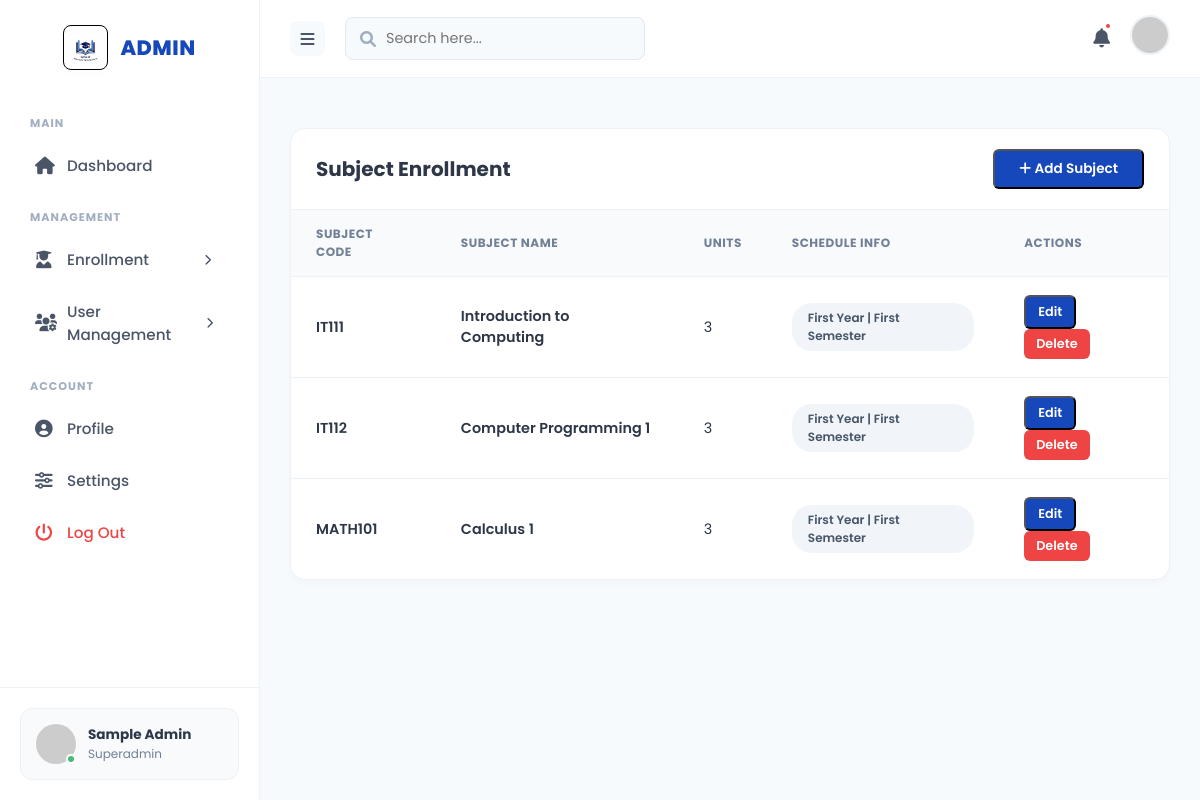
Screenshot of /Admin/Module/Subject-Enrollment.php (signed in) with the database file from the repository.
### tables this page shows
CREATE TABLE IF NOT EXISTS subjects (
    subjectId INT AUTO_INCREMENT PRIMARY KEY,
    subject_code VARCHAR(20) NOT NULL UNIQUE,
    subject_name VARCHAR(255) NOT NULL,
    units INT NOT NULL,
    year_level VARCHAR(50),
    semester VARCHAR(20)
);

### Admin/Module/Subject-Enrollment.php (the view, shortened to what this page needs)
<?php
require_once '../../Database/config.php';
try {
    $stmt = $pdo->query("SELECT * FROM subjects ORDER BY year_level, semester");
    $subjects = $stmt->fetchAll();
} catch (PDOException $e) {
    $subjects = [];
}
?>
<!DOCTYPE html>
<html lang="en">
<head>
    <link rel="stylesheet" href="https://cdnjs.cloudflare.com/ajax/libs/font-awesome/6.0.0/css/all.min.css">
    <link rel="stylesheet" href="../assets/admin.css">
</head>
<body>
    <?php include '../Components/Side-bar.php'; ?>
    <div class="main-wrapper">
        <?php include '../Components/Head-bar.php'; ?>
        <div class="content-area">
            <div class="table-container">
                <div class="table-header">
                    <h2>Subject Enrollment</h2>
                    <button class="btn-view" id="btnAddSubject"><i class="fas fa-plus"></i> Add Subject</button>
                </div>
                <div class="table-responsive">
                    <table>
                        <thead>
                            <tr>
                                <th>Subject Code</th>
                                <th>Subject Name</th>
                                <th>Units</th>
                                <th>Schedule Info</th>
                                <th>Actions</th>
                            </tr>
                        </thead>
                        <tbody>
                            <?php foreach ($subjects as $subject): ?>
                                <tr>
                                    <td class="ref-code"><?php echo htmlspecialchars($subject->subject_code); ?></td>
                                    <td class="student-name"><?php echo htmlspecialchars($subject->subject_name); ?></td>
                                    <td><?php echo htmlspecialchars($subject->units); ?></td>
                                    <td><span class="status-badge"
                                            style="background:#f1f5f9; color:#475569;"><?php echo htmlspecialchars($subject->year_level . " | " . $subject->semester); ?></span>
                                    </td>
                                    <td>
                                        <button class="btn-view" style="padding: 6px 12px; font-size: 0.8rem;"
                                            onclick='openEditModal(<?php echo json_encode($subject); ?>)'>Edit</button>
                                        <button class="btn-reject" style="padding: 6px 12px; font-size: 0.8rem;"
                                            onclick="confirmDelete(<?php echo $subject->subjectId; ?>)">Delete</button>
                                    </td>
                                </tr>
                            <?php endforeach; ?>
                        </tbody>
                    </table>
                </div>
            </div>
        </div>
    </div>
</body>
</html>

### Admin/Components/Side-bar.php (shortened to what this page needs)
<?php
$current_page = basename($_SERVER['PHP_SELF']);
?>
<div class="sidebar">
    <div class="sidebar-brand">
        <a href="/sms/Admin/Dashboard.php" class="brand-wrapper">
            <img src="/sms/Assets/image/logo.png" alt="Logo" class="sidebar-logo">
            <h2>Admin</h2>
        </a>
    </div>
    <div class="sidebar-menu">
        <p class="menu-label">MAIN</p>
        <ul>
            <li class="<?php echo ($current_page == 'Dashboard.php') ? 'active' : ''; ?>">
                <a href="/sms/Admin/Dashboard.php"><i class="fas fa-home"></i> <span>Dashboard</span></a>
            </li>
        </ul>
        <p class="menu-label">MANAGEMENT</p>
        <ul>
            <li class="has-dropdown <?php echo ($current_page == 'Enrollment.php') ? 'active open' : ''; ?>">
                <a href="javascript:void(0)" class="dropdown-toggle">
                    <i class="fas fa-user-graduate"></i>
                    <span>Enrollment</span>
                    <i class="fas fa-chevron-right arrow-icon"></i>
                </a>
            </li>
            <li class="has-dropdown <?php echo ($current_page == 'User-Management.php') ? 'active open' : ''; ?>">
                <a href="javascript:void(0)" class="dropdown-toggle">
                    <i class="fas fa-users-cog"></i>
                    <span>User Management</span>
                    <i class="fas fa-chevron-right arrow-icon"></i>
                </a>
            </li>
        </ul>
        <p class="menu-label">ACCOUNT</p>
        <ul>
            <li class="<?php echo ($current_page == 'Profile.php') ? 'active' : ''; ?>">
                <a href="/sms/modules/Profile.php"><i class="fas fa-user-circle"></i> <span>Profile</span></a>
            </li>
            <li class="<?php echo ($current_page == 'Settings.php') ? 'active' : ''; ?>">
                <a href="/sms/modules/Settings.php"><i class="fas fa-sliders-h"></i> <span>Settings</span></a>
            </li>
            <li>
                <a href="javascript:void(0)" onclick="openLogoutModal()" style="color: #ef4444;"><i
                        class="fas fa-power-off"></i> <span>Log Out</span></a>
            </li>
        </ul>
    </div>
    <div class="sidebar-profile">
        <div class="profile-card">
            <img src="https://ui-avatars.com/api/?name=<?php echo urlencode($_SESSION['email']); ?>&background=1648bc&color=fff"
                alt="Profile">
            <div class="profile-info">
                <h4>Sample Admin</h4>
                <p>
                    <?php
                    echo ucfirst($_SESSION['role']);
                    ?>
                </p>
            </div>
            <span class="status-dot"></span>
        </div>
    </div>
</div>

### Admin/Components/Head-bar.php (shortened to what this page needs)
<div class="head-bar">
    <div class="head-left">
        <div class="burger-btn" id="sidebar-toggle">
            <i class="fas fa-bars"></i>
        </div>
        <div class="search-box">
            <i class="fas fa-search"></i>
            <input type="text" placeholder="Search here...">
        </div>
    </div>
    <div class="head-actions">
        <div class="notification">
            <i class="fas fa-bell"></i>
            <span class="badge"></span>
        </div>
        <div class="head-user">
            <img src="/SMS/Assets/image/avatar.png" alt="User"
                onerror="this.src='https://ui-avatars.com/api/?name=<?php echo urlencode($_SESSION['email']); ?>&background=1648bc&color=fff'">
        </div>
    </div>
</div>

### Admin/assets/admin.css (style rules this page uses)
:root { --primary-blue: #1648bc; --bg-light: #f7fafc; --text-dark: #2d3748; --text-gray: #718096; --border-color: #edf2f7; }
* { margin: 0; padding: 0; box-sizing: border-box; font-family: 'Poppins', sans-serif; }
body { background: var(--bg-light); display: flex; min-height: 100vh; }
.main-wrapper { flex: 1; display: flex; flex-direction: column; overflow-x: hidden; }
.content-area { padding: 30px; flex: 1; }
.table-container { background: white; border-radius: 15px; box-shadow: 0 4px 6px rgba(0, 0, 0, 0.02); overflow: hidden; margin-top: 20px; border: 1px solid var(--border-color); }
.table-header { padding: 20px 25px; border-bottom: 1px solid var(--border-color); display: flex; justify-content: space-between; align-items: center; }
.table-header h2 { font-size: 1.25rem; font-weight: 700; color: var(--text-dark); }
.table-responsive { overflow-x: auto; }
table { width: 100%; border-collapse: collapse; text-align: left; }
thead th { background: #f8fafc; padding: 15px 25px; font-size: 0.75rem; font-weight: 700; color: var(--text-gray); text-transform: uppercase; letter-spacing: 0.5px; border-bottom: 1px solid var(--border-color); }
tbody td { padding: 18px 25px; font-size: 0.9rem; color: var(--text-dark); border-bottom: 1px solid var(--border-color); vertical-align: middle; }
tbody tr:last-child td { border-bottom: none; }
.ref-code { font-weight: 600; color: var(--text-dark); }
.student-name { font-weight: 600; color: var(--text-dark); }
.status-badge { padding: 6px 16px; border-radius: 20px; font-size: 0.75rem; font-weight: 600; display: inline-block; }
.btn-view { background: var(--primary-blue); color: white; padding: 8px 24px; border-radius: 6px; text-decoration: none; font-size: 0.85rem; font-weight: 600; transition: 0.3s; display: inline-block; }
.btn-reject { background: #ef4444; color: white; border: none; padding: 10px 25px; border-radius: 6px; font-weight: 600; cursor: pointer; transition: 0.3s; }

### Admin/Components/Side-bar.php (style rules this page uses)
.sidebar { width: 260px; height: 100vh; background: white; display: flex; flex-direction: column; border-right: 1px solid #edf2f7; position: sticky; top: 0; }
.sidebar-brand { padding: 25px 20px; display: flex; justify-content: center; align-items: center; }
.brand-wrapper { display: flex; flex-direction: row; align-items: center; gap: 12px; text-decoration: none; }
.sidebar-logo { width: 45px; height: auto; border-radius: 8px; border: 1px solid #000; filter: drop-shadow(0 2px 4px rgba(0, 0, 0, 0.05)); }
.sidebar-brand h2 { color: #1648bc; font-size: 1.3rem; font-weight: 800; margin: 0; text-transform: uppercase; letter-spacing: 0.5px; }
.sidebar-menu { flex: 1; padding: 0 20px; overflow-y: auto; scrollbar-width: none; -ms-overflow-style: none; }
.menu-label { font-size: 0.7rem; font-weight: 700; color: #a0aec0; margin: 20px 0 10px 10px; letter-spacing: 1px; }
.sidebar-menu ul { list-style: none; }
.sidebar-menu ul li { margin-bottom: 5px; }
.sidebar-menu ul li a { display: flex; align-items: center; gap: 12px; padding: 12px 15px; text-decoration: none; color: #4a5568; font-size: 0.95rem; font-weight: 500; border-radius: 10px; transition: 0.3s; }
.sidebar-menu ul li a i { width: 20px; font-size: 1.1rem; }
.arrow-icon { margin-left: auto; font-size: 0.7rem !important; transition: transform 0.3s ease; }
.sidebar-profile { padding: 20px; border-top: 1px solid #edf2f7; }
.profile-card { background: #f8fafc; padding: 15px; border-radius: 12px; display: flex; align-items: center; gap: 12px; position: relative; border: 1px solid #edf2f7; }
.profile-card img { width: 40px; height: 40px; border-radius: 50%; }
.profile-info h4 { font-size: 0.85rem; font-weight: 700; color: #2d3748; }
.profile-info p { font-size: 0.75rem; color: #718096; }
.status-dot { position: absolute; bottom: 15px; left: 45px; width: 10px; height: 10px; background: #48bb78; border: 2px solid white; border-radius: 50%; }
.sidebar { transition: width 0.3s ease; }

### rows the page displays
subjects: subject_code "IT111", subject_name "Introduction to Computing", units "3", year_level+semester "First Year | First Semester"
subjects: subject_code "IT112", subject_name "Computer Programming 1", units "3", year_level+semester "First Year | First Semester"
subjects: subject_code "MATH101", subject_name "Calculus 1", units "3", year_level+semester "First Year | First Semester"

### other values shown
$_SESSION['role'] "Superadmin"
